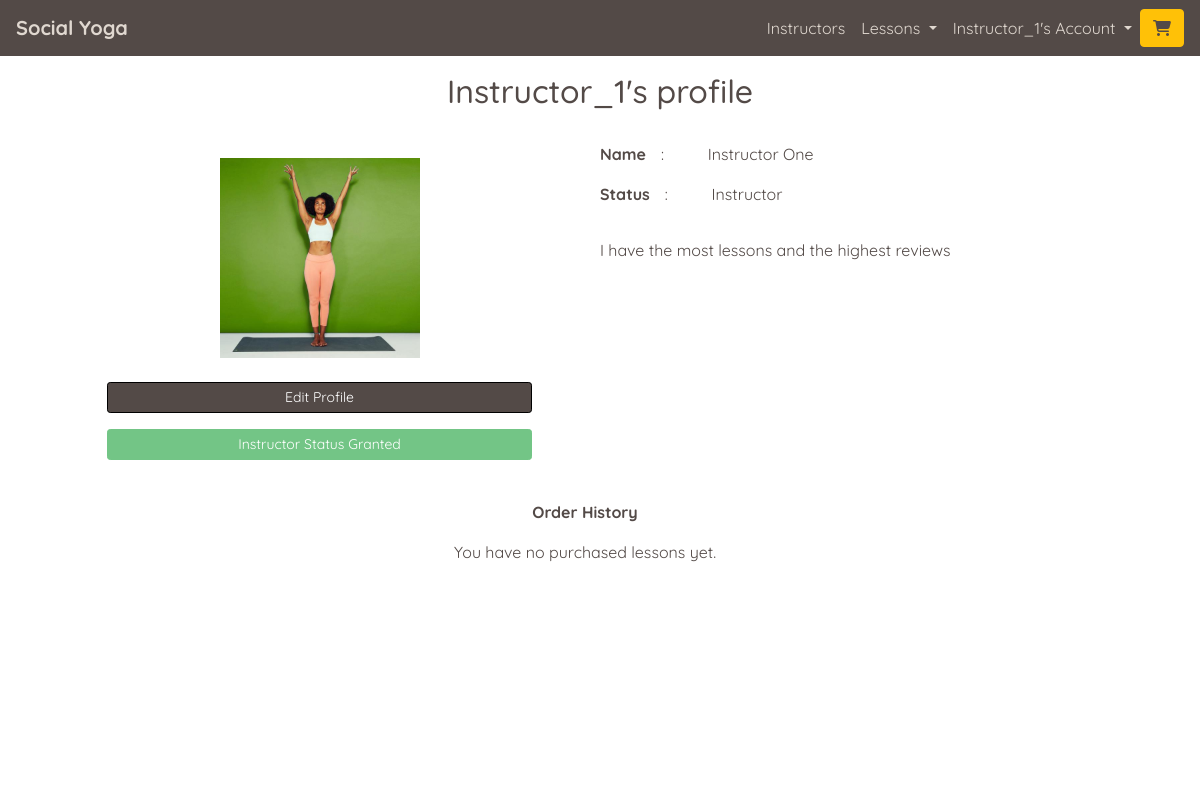
Before: /profiles/ (signed in) with the older database file.
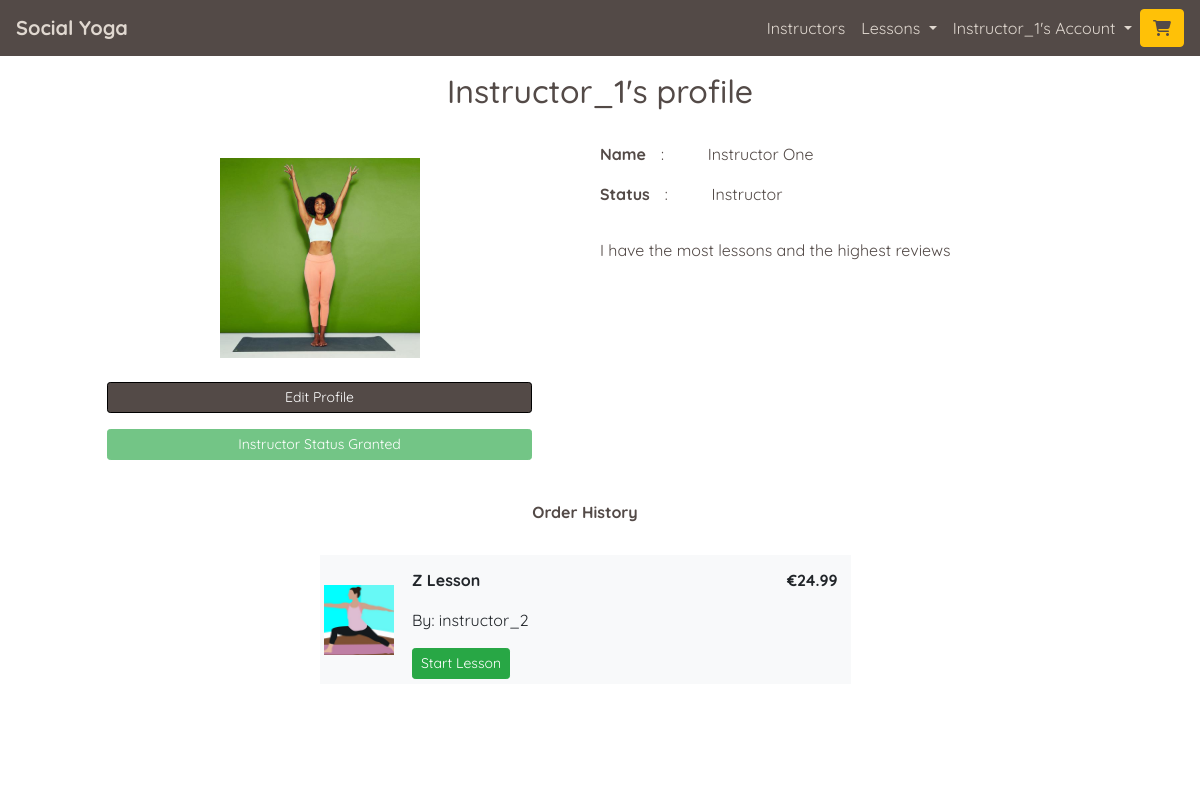
After: the same page with the newer database file.
### checkout/models.py (models this page shows, shortened)
class OrderLineItem(models.Model):
    order = models.ForeignKey(Order,
                              null=False,
                              blank=False,
                              on_delete=models.CASCADE,
                              related_name='lineitems')
    lesson = models.ForeignKey(Lesson,
                               null=False,
                               blank=False,
                               on_delete=models.CASCADE)
    profile = models.ForeignKey(UserProfile,
                                null=False,
                                blank=False,
                                on_delete=models.CASCADE)
    sales_percentage = models.PositiveSmallIntegerField(
        default=settings.SITE_SALES_PERCENTAGE,
        editable=False, blank=False)
    lineitem_total = models.DecimalField(max_digits=6,
                                         decimal_places=2,
                                         null=False,
                                         blank=False,
                                         editable=False)

### lessons/models.py (models this page shows, shortened)
class Lesson(models.Model):
    lesson_id = models.CharField(max_length=32,
                                 null=False,
                                 editable=False)
    instructor_profile = models.ForeignKey(UserProfile,
                                           on_delete=models.SET_NULL,
                                           null=True,
                                           blank=True,
                                           related_name='lessons')
    lesson_name = models.CharField(max_length=32,
                                   null=False,
                                   editable=True)
    card_description = models.TextField(max_length=254)
    description = models.TextField(max_length=2048)
    image = ResizedImageField(size=[600, 600],
                              quality=75,
                              crop=['middle', 'center'],
                              force_format='JPEG',
                              upload_to='lesson_images/')
    rating = models.DecimalField(max_digits=5,
                                 decimal_places=0,
                                 null=True, blank=True)
    video_url = models.URLField(max_length=1024,
                                blank=False,
                                null=False)
    time = models.IntegerField(blank=False, null=False)
    is_free = models.BooleanField(default=True)
    price = models.DecimalField(max_digits=6,
                                decimal_places=2,
                                blank=False,
                                null=False,
                                default=0.00)

### profiles/models.py (models this page shows, shortened)
class UserProfile(models.Model):
    user = models.OneToOneField(User, on_delete=models.CASCADE)
    first_name = models.CharField(max_length=50, null=False, blank=False)
    last_name = models.CharField(max_length=50, null=False, blank=False)
    is_instructor = models.BooleanField(default=False)
    requested_instructor_status = models.BooleanField(default=False)
    card_description = models.TextField(max_length=256, blank=True, default='')
    profile_description = models.TextField(max_length=650,
                                           blank=True,
                                           default='')
    image = ResizedImageField(size=[600, 600],
                              quality=75,
                              crop=['middle', 'center'],
                              force_format='JPEG',
                              null=True,
                              blank=True,
                              upload_to='profile_images/')
    rating = models.DecimalField(max_digits=5,
                                 decimal_places=0,
                                 null=True,
                                 blank=True)
    lesson_count = models.IntegerField(default=0, editable=False)
    def __str__(self):
        return self.user.username
    def test_profile_is_complete(self):
        if (self.first_name and self.last_name and self.image):
            return True
        else:
            return False

### profiles/views.py (the view)
# urls.py: path('', views.profile, name='profile'),
@login_required
def profile(request):
    profile = get_object_or_404(UserProfile, user=request.user)
    profile_complete = profile.test_profile_is_complete()
    Users_OrderdLineItems = OrderLineItem.objects.filter(profile=profile)
    template = 'profiles/profile.html'
    context = {
        'profile': profile,
        'profile_complete': profile_complete,
        'Users_OrderdLineItems': Users_OrderdLineItems,
    }
    return render(request, template, context)

### home/contexts.py (called while the page is built)
def purchased_lessons(request):
    profile = get_profile_or_none(request)
    purchased = None
    purchased_lesson_ids = []
    if profile:
        purchased = OrderLineItem.objects.filter(profile=profile)
        if purchased:
            for item in purchased:
                purchased_lesson_ids.append(item.lesson.lesson_id)
    context = {
        'purchased_lessons': purchased,
        'purchased_lesson_ids': purchased_lesson_ids,
    }
    return context

### yoga/utils.py (called while the page is built)
def get_profile_or_none(request):
    try:
        return UserProfile.objects.get(user=request.user)
    except Exception:
        return None

### profiles/templates/profiles/profile.html (shortened to what the changed rows need)
{% extends "base.html" %}
{% load static %}
{% block page_header %}
    <div class="container header-container">
        <div class="row">
            <div class="col">
               <h1 class="text-center title-text my-3">{{ profile|title }}'s profile</h1>
            </div>
        </div>
    </div>
{% endblock %}
{% block content %}
    <div class="container-fluid page-contents">
        <div class="row mx-1 mx-lg-4 mt-1 mt-lg-3">
            <div class="row w-100">
                <div class="col-12 col-lg-6 mt-2 mx-auto">
                    <p class="text-center"><strong>Order History</strong></p>
                    {% if Users_OrderdLineItems %}
                    <div class="table-responsive">
                        <table class="table table-sm table-borderless basket-item-table">
                            {% for item in Users_OrderdLineItems %}
                                <tr class="bg-light my-5" id="row_for_{{ item.lesson.lesson_id }}">
                                    <td class="w-image align-middle">
                                        <img src="{{ item.lesson.image.url }}" class="img-fluid" alt="{{ item.lesson.lesson_name }}'s image'">
                                    </td>
                                    <td class="w-name">
                                        <div class="mx-2 mt-2">
                                            <p><strong>{{ item.lesson.lesson_name }}</strong></p>
                                            <p>By: {{item.lesson.instructor_profile }}</p>
                                            <a class="btn btn-sm btn-success" href="{% url 'studio' item.lesson.lesson_id %}" id="start_lesson_button_id_{{ lesson.lesson_id }}" role="button">Start Lesson</a>
                                        </div>
                                    </td>
                                    <td class="w-price">
                                        <p class="text-right mx-2 mt-2"><strong>€{{ item.lineitem_total }}</strong></p>
                                    </td>
                                </tr>
                        {% endfor %}
                        </table>
                    </div>
                    {% else %}
                        <p class="text-center" >You have no purchased lessons yet.</p>
                    {% endif %}
                </div>
            </div>
        </div>
    </div>
{% endblock %}

Changed rows visible on the page:
added OrderLineItem: lesson.image (picture), lesson.lesson_name "Z Lesson", lesson.instructor_profile "instructor_2", lineitem_total "24.99"
Other visible differences:
text no longer shown: "You have no purchased lessons yet."
